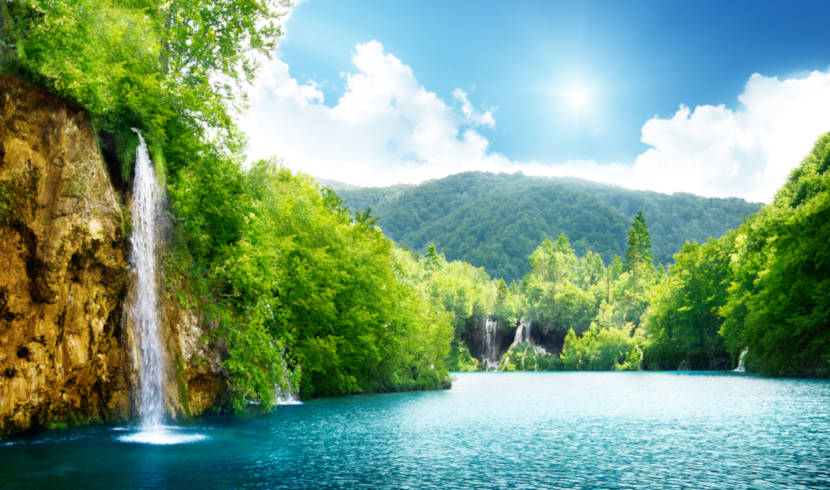
#> input picture Lista-05/images/paisagem-natural.jpg, 830 x 490 px
$ python exercicio03.py
#> lines starting #> are read from the running program, lines starting #| are printed output that depends on the picture
#> further down, img is the input picture: PIL image 830x490 RGB; mean R, G, B 122.9, 158.7, 128.8
def gama1p8():
    matrix = img.load()
    gama = 1.8

    for i in range(img.size[0]):
        for j in range(img.size[1]):
            r = int((matrix[i, j][0] / 255) ** gama * 255)
            g = int((matrix[i, j][1] / 255) ** gama * 255)
            b = int((matrix[i, j][2] / 255) ** gama * 255)
            matrix[i, j] = (r, g, b)

    img.save('images/gama1p8.jpg')
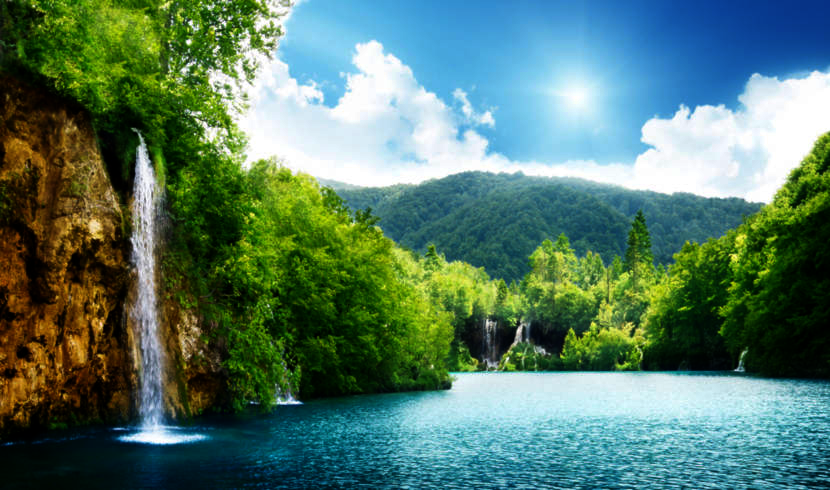
#> saved as gama1p8.jpg: PIL image 830x490 RGB; mean R, G, B 86.1, 121.8, 104.4
    print('Gama 1.8 criada.')

def gama0p3():
    matrix = img.load()
    gama = 0.3

    for i in range(img.size[0]):
        for j in range(img.size[1]):
            r = int((matrix[i, j][0] / 255) ** gama * 255)
            g = int((matrix[i, j][1] / 255) ** gama * 255)
            b = int((matrix[i, j][2] / 255) ** gama * 255)
            matrix[i, j] = (r, g, b)

    img.save('images/gama0p3.jpg')
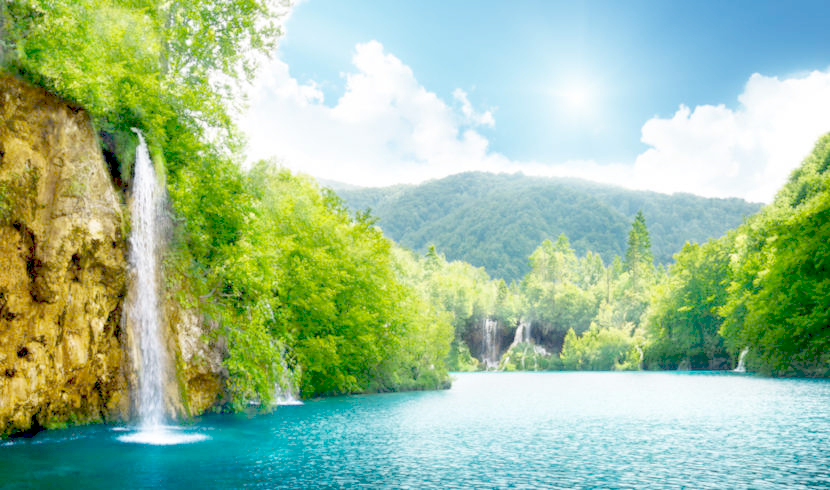
#> saved as gama0p3.jpg: PIL image 830x490 RGB; mean R, G, B 158.2, 191, 153.1
    print('Gama 0.3 criada.')


if __name__ == "__main__":
        from PIL import Image
        img = Image.open('images/paisagem-natural.jpg')

        gama1p8()
        gama0p3()

$ run again, with Lista-05/images/image.jpg copied over Lista-05/images/paisagem-natural.jpg
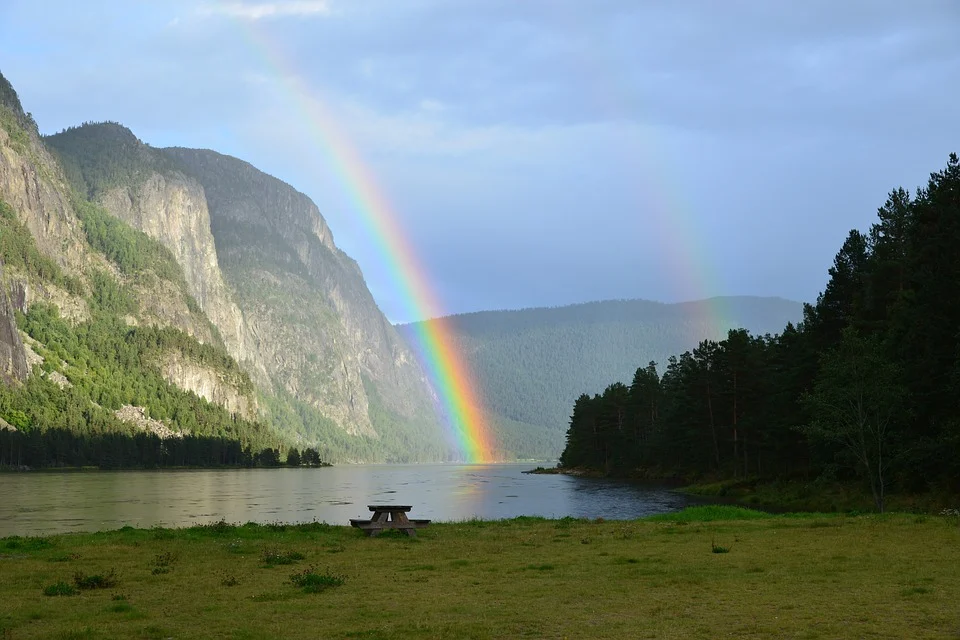
#> input picture Lista-05/images/image.jpg, 960 x 640 px
#> img is the input picture: PIL image 960x640 RGB; mean R, G, B 117.6, 132.5, 130.8
#> in gama1p8, `img.save('images/gama1p8.jpg')`:
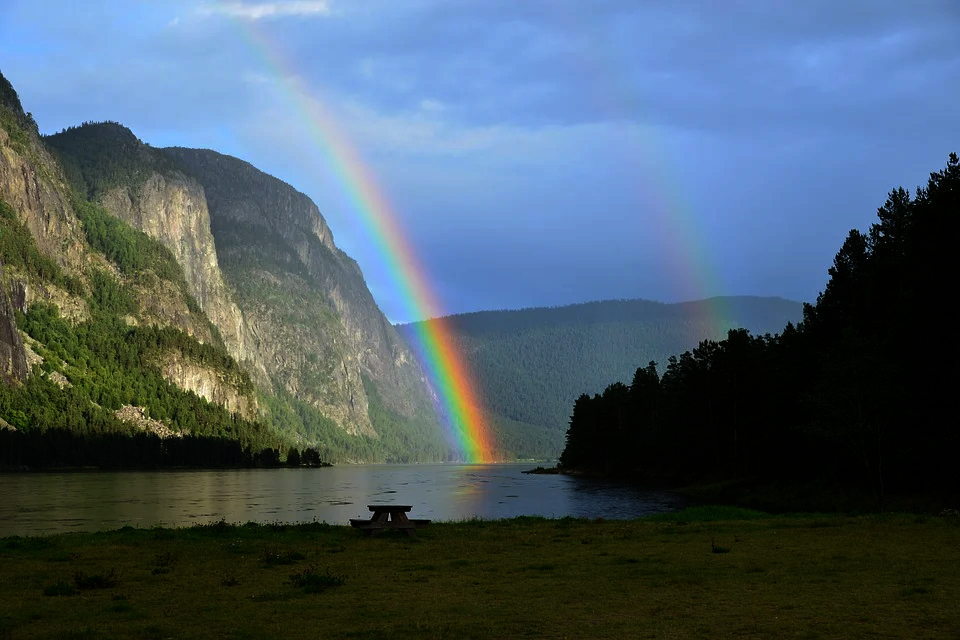
#> saved as gama1p8.jpg: PIL image 960x640 RGB; mean R, G, B 74.3, 92, 104.4
#> in gama0p3, `img.save('images/gama0p3.jpg')`:
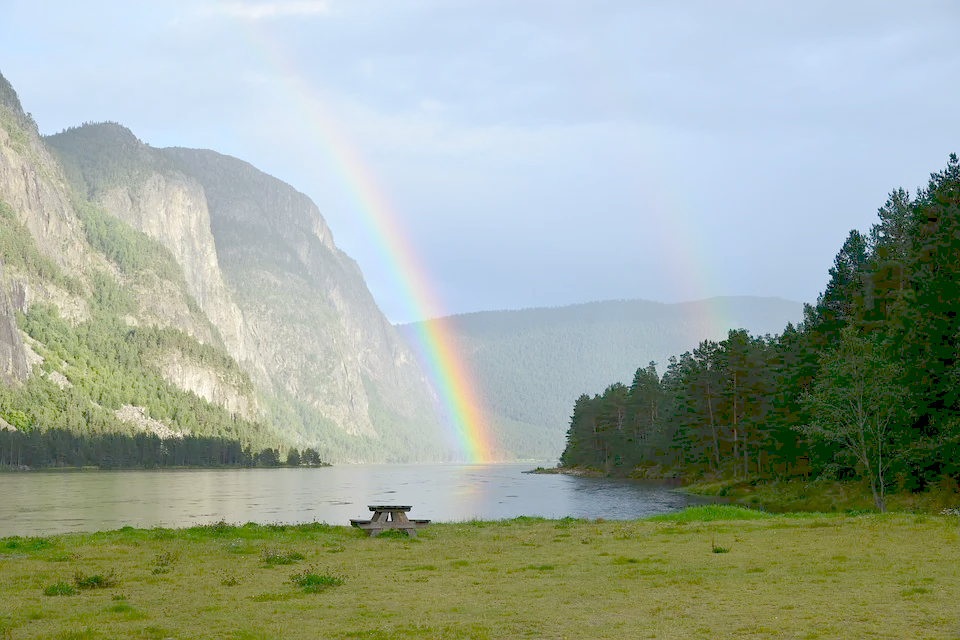
#> saved as gama0p3.jpg: PIL image 960x640 RGB; mean R, G, B 157.5, 170.1, 156.3
